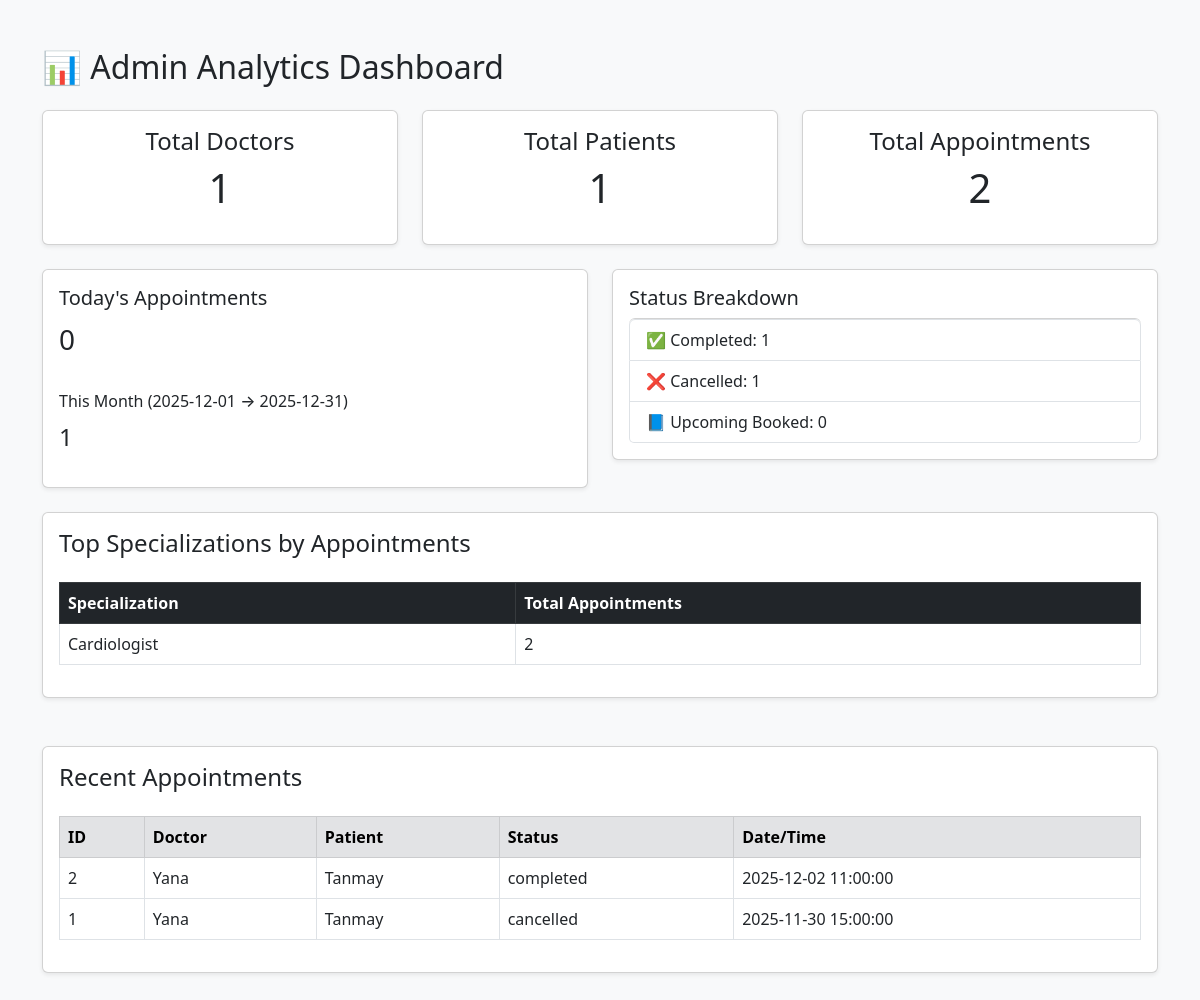
The app's page /admin/analytics (signed in) with its own data.
### app.py (models this page shows, shortened)
class User(db.Model):
    __tablename__ = "User"
    uid = db.Column(db.Integer, primary_key=True, autoincrement=True)
    email = db.Column(db.String(110), unique=True, nullable=False)
    password = db.Column(db.String(130), nullable=False)
    name = db.Column(db.String(80), nullable=False)
    age = db.Column(db.Integer, nullable=False)
    gender = db.Column(db.String(10), nullable=False)
    is_blacklisted = db.Column(db.Boolean, nullable=False, default=False)
    specialization = db.Column(db.String, nullable=True)
    role_id = db.Column(db.Integer, db.ForeignKey('Role.rid'), nullable=False)
    role = db.relationship('Role', backref='users')

class Appointment(db.Model):
    __tablename__ = "Appointment"
    aid = db.Column(db.Integer, primary_key=True, autoincrement=True)
    patient_id = db.Column(db.Integer, db.ForeignKey('User.uid'), nullable=False)
    doctor_id = db.Column(db.Integer, db.ForeignKey('User.uid'), nullable=False)
    slot_id = db.Column(db.Integer, db.ForeignKey('AvailableSlot.sid'), nullable=False)
    status = db.Column(db.String(20), nullable=False, default="booked")
    diagnosis = db.Column(db.Text, nullable=True)
    prescription = db.Column(db.Text, nullable=True)
    notes = db.Column(db.Text, nullable=True)
    reason = db.Column(db.String(250), nullable=True)
    created_at = db.Column(db.DateTime, nullable=False, default=db.func.current_timestamp())
    patient = db.relationship('User', foreign_keys=[patient_id], backref='appointments_as_patient')
    doctor = db.relationship('User', foreign_keys=[doctor_id], backref='appointment_as_doctor')
    slot = db.relationship('AvailableSlot', backref='appointment')

class AvailableSlot(db.Model):
    __tablename__ = 'AvailableSlot'
    sid = db.Column(db.Integer, primary_key=True, autoincrement=True)
    doctor_id = db.Column(db.Integer, db.ForeignKey('User.uid'), nullable=False)
    date = db.Column(db.Date, nullable=False)
    time = db.Column(db.Time, nullable=False)
    is_booked = db.Column(db.Boolean, nullable=False, default=False)
    created_at = db.Column(db.DateTime, nullable=False, default=db.func.current_timestamp())
    doctor = db.relationship('User', backref='available_slots')
    __table_args__ = (db.UniqueConstraint('doctor_id', 'date', 'time', name='uix_doctor_slot'),)

### app.py (the view)
@app.route("/admin/analytics")
def admin_analytics():
    if not session.get("uid"):
        flash("Please login first.")
        return redirect("/login")
    admin = User.query.get(session["uid"])
    if not admin or admin.role.role_name != "Admin":
        flash("Access denied. Only admins can view analytics.")
        return redirect("/login")
    auto_mark_missed()
    doctor_count = (
        User.query.join(Role)
        .filter(Role.role_name == "Doctor")
        .count()
    )
    patient_count = (
        User.query.join(Role)
        .filter(Role.role_name == "Patient")
        .count()
    )
    appointment_count = Appointment.query.count()
    today = date.today()
    today_appointments = (
        Appointment.query
        .join(AvailableSlot, Appointment.slot_id == AvailableSlot.sid)
        .filter(AvailableSlot.date == today)
        .count()
    )
    first_day = today.replace(day=1)
    next_month_first = (first_day.replace(day=28) + timedelta(days=4)).replace(day=1)
    last_day = next_month_first - timedelta(days=1)
    month_appointments = (
        Appointment.query
        .join(AvailableSlot, Appointment.slot_id == AvailableSlot.sid)
        .filter(AvailableSlot.date.between(first_day, last_day))
        .count()
    )
    completed_count = Appointment.query.filter_by(status="completed").count()
    cancelled_count = Appointment.query.filter_by(status="cancelled").count()
    booked_upcoming = (
        Appointment.query
        .join(AvailableSlot, Appointment.slot_id == AvailableSlot.sid)
        .filter(Appointment.status == "booked", AvailableSlot.date >= today)
        .count()
    )
    top_departments = (
        db.session.query(User.specialization, db.func.count(Appointment.aid))
        .join(Appointment, Appointment.doctor_id == User.uid)
        .filter(User.specialization.isnot(None))
        .group_by(User.specialization)
        .order_by(db.func.count(Appointment.aid).desc())
        .limit(5)
        .all()
    )
    recent = (
        Appointment.query
        .join(User, Appointment.doctor_id == User.uid)
        .order_by(Appointment.created_at.desc())
        .limit(10)
        .all()
    )
    return render_template(
        "admin_analytics.html",
        doctor_count=doctor_count,
        patient_count=patient_count,
        appointment_count=appointment_count,
        today_appointments=today_appointments,
        month_appointments=month_appointments,
        completed_count=completed_count,
        cancelled_count=cancelled_count,
        booked_upcoming=booked_upcoming,
        top_departments=top_departments,
        recent=recent,
        today=today,
        first_day=first_day,
        last_day=last_day
    )

### app.py (called while the page is built)
def auto_mark_missed():
    now = datetime.now()
    today = now.date()
    current_time = now.time()
    q = (
        Appointment.query
        .join(AvailableSlot, Appointment.slot_id == AvailableSlot.sid)
        .filter(Appointment.status == "booked")
        .filter(
            or_(
                AvailableSlot.date < today,
                and_(AvailableSlot.date == today, AvailableSlot.time < current_time)
            )
        )
    )
    updated = 0
    for appt in q.all():
        appt.status = "missed"
        updated += 1
    if updated:
        db.session.commit()
    return updated

### templates/admin_analytics.html (shortened to what this page needs)
<!DOCTYPE html>
<html>
<head>
    <link href="https://cdn.jsdelivr.net/npm/bootstrap@5.3.0/dist/css/bootstrap.min.css" rel="stylesheet">
</head>
<body class="bg-light">
<div class="container py-5">
    <h2 class="mb-4">📊 Admin Analytics Dashboard</h2>
    <div class="row mb-4">
        <div class="col-md-4">
            <div class="card shadow-sm text-center p-3">
                <h4>Total Doctors</h4>
                <p class="display-6">{{ doctor_count }}</p>
            </div>
        </div>
        <div class="col-md-4">
            <div class="card shadow-sm text-center p-3">
                <h4>Total Patients</h4>
                <p class="display-6">{{ patient_count }}</p>
            </div>
        </div>
        <div class="col-md-4">
            <div class="card shadow-sm text-center p-3">
                <h4>Total Appointments</h4>
                <p class="display-6">{{ appointment_count }}</p>
            </div>
        </div>
    </div>
    <div class="row mb-4">
        <div class="col-md-6">
            <div class="card shadow-sm p-3">
                <h5>Today's Appointments</h5>
                <p class="fs-3">{{ today_appointments }}</p>
                <h6 class="mt-3">This Month ({{ first_day }} → {{ last_day }})</h6>
                <p class="fs-4">{{ month_appointments }}</p>
            </div>
        </div>
        <div class="col-md-6">
            <div class="card shadow-sm p-3">
                <h5>Status Breakdown</h5>
                <ul class="list-group">
                    <li class="list-group-item">✅ Completed: {{ completed_count }}</li>
                    <li class="list-group-item">❌ Cancelled: {{ cancelled_count }}</li>
                    <li class="list-group-item">📘 Upcoming Booked: {{ booked_upcoming }}</li>
                </ul>
            </div>
        </div>
    </div>
    <div class="card shadow-sm p-3 mb-5">
        <h4>Top Specializations by Appointments</h4>
        <table class="table table-bordered mt-3">
            <thead class="table-dark">
                <tr>
                    <th>Specialization</th>
                    <th>Total Appointments</th>
                </tr>
            </thead>
            <tbody>
                {% for spec, count in top_departments %}
                <tr>
                    <td>{{ spec }}</td>
                    <td>{{ count }}</td>
                </tr>
                {% endfor %}
            </tbody>
        </table>
    </div>
    <div class="card shadow-sm p-3 mb-5">
        <h4>Recent Appointments</h4>
        <table class="table table-bordered mt-3">
            <thead class="table-secondary">
                <tr>
                    <th>ID</th>
                    <th>Doctor</th>
                    <th>Patient</th>
                    <th>Status</th>
                    <th>Date/Time</th>
                </tr>
            </thead>
            <tbody>
                {% for appt in recent %}
                <tr>
                    <td>{{ appt.aid }}</td>
                    <td>{{ appt.doctor.name }}</td>
                    <td>{{ appt.patient.name }}</td>
                    <td>{{ appt.status }}</td>
                    <td>{{ appt.slot.date }} {{ appt.slot.time }}</td>
                </tr>
                {% endfor %}
            </tbody>
        </table>
    </div>
</div>
</body>
</html>

### records on screen
User: specialization "Cardiologist", role "2"
Appointment: aid "2", doctor.name "Yana", patient.name "Tanmay", status "completed", slot "2025-12-02", slot.time "11:00:00"
Appointment: aid "1", doctor.name "Yana", patient.name "Tanmay", status "cancelled", slot "2025-11-30", slot.time "15:00:00"

### other values on screen
{{ doctor_count }} "1"
{{ patient_count }} "1"
{{ appointment_count }} "2"
{{ today_appointments }} "0"
{{ first_day }} "2025-12-01"
{{ last_day }} "2025-12-31"
{{ month_appointments }} "1"
{{ completed_count }} "1"
{{ cancelled_count }} "1"
{{ booked_upcoming }} "0"
